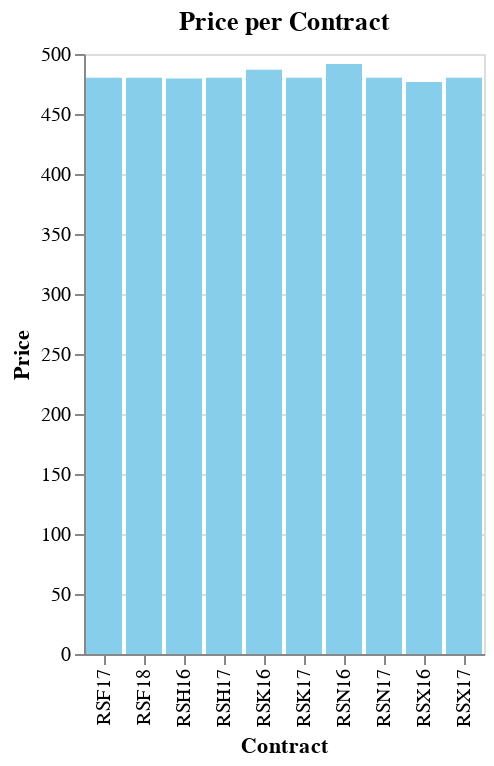

The cell this chart's notebook holds for it:
### Code cell
chart1 = alt.Chart(data).mark_bar().encode(
    x='Contract',
    y='Price',
    color=alt.value('skyblue') 
).properties(
    title='Price per Contract'
)

chart1

### Figure 1 — Vega-Lite specification as saved in the notebook (floating-point values rounded to 4 significant figures)
{"config": {"view": {"continuousWidth": 300, "continuousHeight": 300}}, "data": {"name": "data-8226313800bb652f91b69e6a00014fdf"}, "mark": {"type": "bar"}, "encoding": {"color": {"value": "skyblue"}, "x": {"field": "Contract", "type": "nominal"}, "y": {"field": "Price", "type": "quantitative"}}, "title": "Price per Contract", "$schema": "https://vega.github.io/schema/vega-lite/v5.15.1.json", "datasets": {"data-8226313800bb652f91b69e6a00014fdf": [{"Contract": "RSH16", "Price": 479.5}, {"Contract": "RSK16", "Price": 486.8}, {"Contract": "RSN16", "Price": 491.7}, {"Contract": "RSX16", "Price": 476.6}, {"Contract": "RSF17", "Price": 480.3}, {"Contract": "RSH17", "Price": 480.3}, {"Contract": "RSK17", "Price": 480.3}, {"Contract": "RSN17", "Price": 480.3}, {"Contract": "RSX17", "Price": 480.3}, {"Contract": "RSF18", "Price": 480.3}]}}
